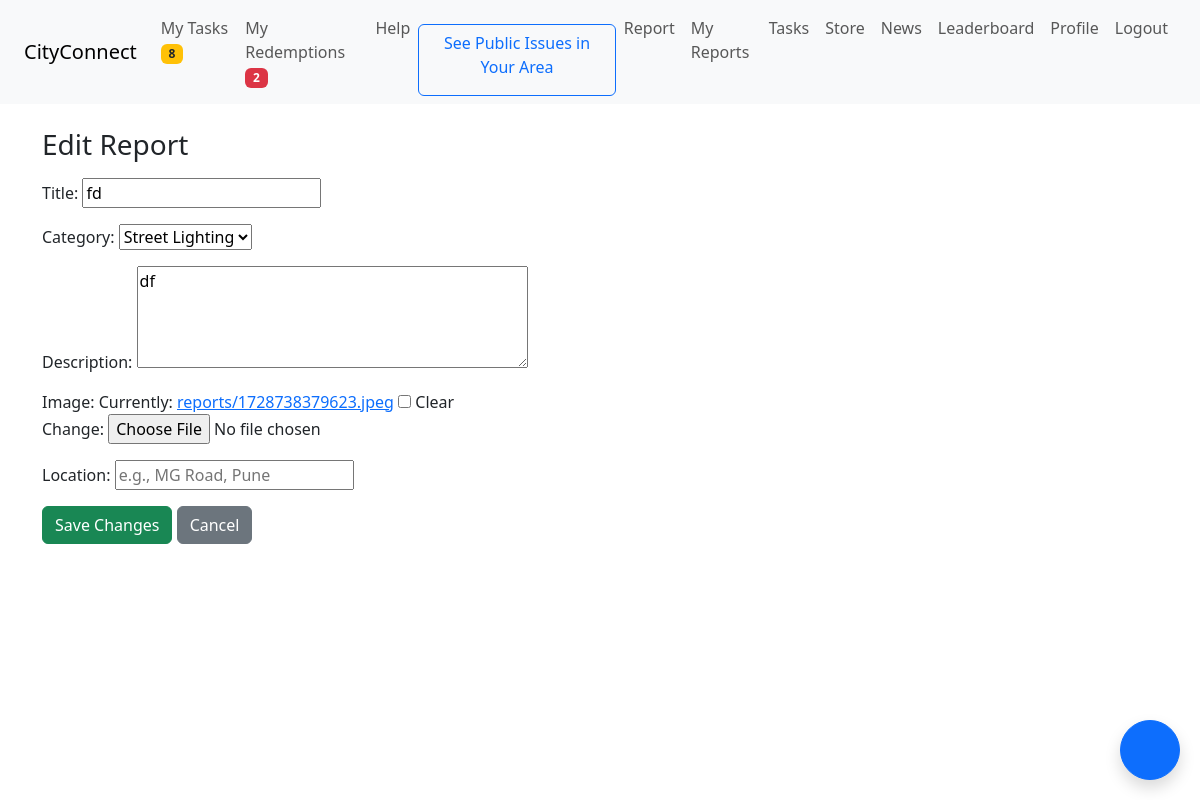
Page /report/3/edit/ (signed in) on the committed database.
### core/models.py (models this page shows, shortened)
class Report(models.Model):
    CATEGORY_CHOICES = (
        ('pothole', 'Pothole'),
        ('garbage', 'Garbage'),
        ('lighting', 'Street Lighting'),
        ('other', 'Other'),
    )
    STATUS_CHOICES = [
        ('Pending', 'Pending'),
        ('Resolved', 'Resolved'),
        ('Rejected', 'Rejected'),
    ]
    user = models.ForeignKey(User, on_delete=models.CASCADE)
    category = models.CharField(max_length=20, choices=CATEGORY_CHOICES)
    title = models.CharField(max_length=100, blank=True, null=True)
    description = models.TextField(blank=True, null=True)
    image = models.ImageField(upload_to='reports/', null=True, blank=True)
    location = models.CharField(max_length=255)
    status = models.CharField(max_length=10, choices=STATUS_CHOICES, default='Pending')
    created_at = models.DateTimeField(auto_now_add=True)
    status = models.CharField(max_length=20, choices=STATUS_CHOICES, default='Pending')
    admin_feedback = models.TextField(blank=True, null=True)

### core/views.py (the view)
# urls.py: path('report/<int:report_id>/edit/', views.edit_report, name='edit_report'),
@login_required
def edit_report(request, report_id):
    report = get_object_or_404(Report, id=report_id, user=request.user)
    if report.status != "Pending":
        return HttpResponseForbidden("You can only edit pending reports.")
    if request.method == 'POST':
        form = ReportForm(request.POST, request.FILES, instance=report)
        if form.is_valid():
            form.save()
            return redirect('my_reports')
    else:
        form = ReportForm(instance=report)
    return render(request, 'core/edit_report.html', {'form': form, 'report': report})

### core/forms.py
class ReportForm(forms.ModelForm):
    class Meta:
        model = Report
        fields = ['title', 'category', 'description', 'image', 'location']
        widgets = {
            'description': forms.Textarea(attrs={'rows': 4}),
            'location': forms.TextInput(attrs={'placeholder': 'e.g., MG Road, Pune'}),
        }

### core/context_processors.py (called while the page is built)
def notification_counts(request):
    if request.user.is_authenticated:
        pending_tasks = Task.objects.filter(user=request.user, is_verified=False).count()
        pending_redemptions = Redemption.objects.filter(user=request.user, status='Pending').count()
    else:
        pending_tasks = 0
        pending_redemptions = 0
    return {
        'pending_tasks': pending_tasks,
        'pending_redemptions': pending_redemptions,
    }

### core/templates/core/edit_report.html (shortened to what this page needs)
{% extends 'core/base.html' %}
{% block content %}
<h3>Edit Report</h3>
<form method="POST" enctype="multipart/form-data" class="mt-3">
  {{ form.as_p }}
  <button type="submit" class="btn btn-success">Save Changes</button>
  <a href="{% url 'my_reports' %}" class="btn btn-secondary">Cancel</a>
</form>
{% endblock %}

### rows in the picture
Report: title "fd", category "Street Lighting", description "df"

### other values in the picture
{{ pending_tasks }} "8"
{{ pending_redemptions }} "2"
